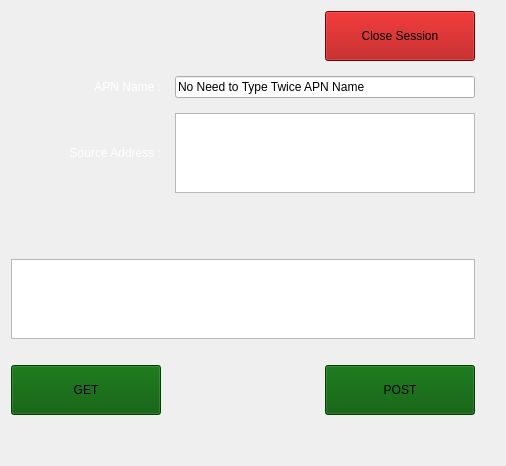
          <widget class="QWidget" name="scrollAreaWidgetContents_3">
           <property name="geometry">
            <rect>
             <x>0</x>
             <y>-165</y>
             <width>506</width>
             <height>466</height>
            </rect>
           </property>
           <layout class="QGridLayout" name="gridLayout_12">
            <item row="4" column="2">
             <spacer name="verticalSpacer_22">
              <property name="orientation">
               <enum>Qt::Vertical</enum>
              </property>
              <property name="sizeType">
               <enum>QSizePolicy::Fixed</enum>
              </property>
              <property name="sizeHint" stdset="0">
               <size>
                <width>20</width>
                <height>60</height>
               </size>
              </property>
             </spacer>
            </item>
            <item row="7" column="1">
             <spacer name="horizontalSpacer_25">
              <property name="orientation">
               <enum>Qt::Horizontal</enum>
              </property>
              <property name="sizeHint" stdset="0">
               <size>
                <width>40</width>
                <height>20</height>
               </size>
              </property>
             </spacer>
            </item>
            <item row="7" column="0">
             <widget class="QPushButton" name="pushButton_3">
              <property name="sizePolicy">
               <sizepolicy hsizetype="Fixed" vsizetype="Fixed">
                <horstretch>0</horstretch>
                <verstretch>0</verstretch>
               </sizepolicy>
              </property>
              <property name="minimumSize">
               <size>
                <width>150</width>
                <height>50</height>
               </size>
              </property>
              <property name="styleSheet">
               <string notr="true">background-color: rgb(0, 85, 0);</string>
              </property>
              <property name="text">
               <string>GET</string>
              </property>
              <property name="icon">
               <iconset resource="background.qrc">
                <normaloff>:/icon/Icons/inbox-icon-46120.png</normaloff>:/icon/Icons/inbox-icon-46120.png</iconset>
              </property>
              <property name="iconSize">
               <size>
                <width>32</width>
                <height>32</height>
               </size>
              </property>
             </widget>
            </item>
            <item row="8" column="0">
             <spacer name="verticalSpacer_20">
              <property name="orientation">
               <enum>Qt::Vertical</enum>
              </property>
              <property name="sizeType">
               <enum>QSizePolicy::Fixed</enum>
              </property>
              <property name="sizeHint" stdset="0">
               <size>
                <width>20</width>
                <height>40</height>
               </size>
              </property>
             </spacer>
            </item>
            <item row="7" column="2" alignment="Qt::AlignRight">
             <widget class="QPushButton" name="pushButton_5">
              <property name="sizePolicy">
               <sizepolicy hsizetype="Fixed" vsizetype="Fixed">
                <horstretch>0</horstretch>
                <verstretch>0</verstretch>
               </sizepolicy>
              </property>
              <property name="minimumSize">
               <size>
                <width>150</width>
                <height>50</height>
               </size>
              </property>
              <property name="styleSheet">
               <string notr="true">background-color: rgb(0, 85, 0);</string>
              </property>
              <property name="text">
               <string>POST</string>
              </property>
              <property name="icon">
               <iconset resource="background.qrc">
                <normaloff>:/icon/Icons/upload.png</normaloff>:/icon/Icons/upload.png</iconset>
              </property>
              <property name="iconSize">
               <size>
                <width>32</width>
                <height>32</height>
               </size>
              </property>
             </widget>
            </item>
            <item row="2" column="0">
             <widget class="QLabel" name="label_2">
              <property name="styleSheet">
               <string notr="true">background-color: rgba(255, 255, 255, 0);
border-color: rgba(255, 255, 255, 0);</string>
              </property>
              <property name="text">
               <string>&lt;html&gt;&lt;head/&gt;&lt;body&gt;&lt;p align=&quot;right&quot;&gt;&lt;span style=&quot; color:#ffffff;&quot;&gt;APN Name :&lt;/span&gt;&lt;/p&gt;&lt;/body&gt;&lt;/html&gt;</string>
              </property>
             </widget>
            </item>
            <item row="6" column="0">
             <spacer name="verticalSpacer_21">
              <property name="orientation">
               <enum>Qt::Vertical</enum>
              </property>
              <property name="sizeType">
               <enum>QSizePolicy::Fixed</enum>
              </property>
              <property name="sizeHint" stdset="0">
               <size>
                <width>20</width>
                <height>20</height>
               </size>
              </property>
             </spacer>
            </item>
            <item row="2" column="2">
             <widget class="QLineEdit" name="lineEdit_16">
              <property name="sizePolicy">
               <sizepolicy hsizetype="Minimum" vsizetype="Fixed">
                <horstretch>0</horstretch>
                <verstretch>0</verstretch>
               </sizepolicy>
              </property>
              <property name="minimumSize">
               <size>
                <width>300</width>
                <height>0</height>
               </size>
              </property>
              <property name="text">
               <string>No Need to Type Twice APN Name </string>
              </property>
             </widget>
            </item>
            <item row="2" column="3">
             <spacer name="horizontalSpacer_26">
              <property name="orientation">
               <enum>Qt::Horizontal</enum>
              </property>
              <property name="sizeType">
               <enum>QSizePolicy::Fixed</enum>
              </property>
              <property name="sizeHint" stdset="0">
               <size>
                <width>20</width>
                <height>40</height>
               </size>
              </property>
             </spacer>
            </item>
            <item row="3" column="0">
             <widget class="QLabel" name="label_14">
              <property name="styleSheet">
               <string notr="true">background-color: rgba(255, 255, 255, 0);
border-color: rgba(255, 255, 255, 0);</string>
              </property>
              <property name="text">
               <string>&lt;html&gt;&lt;head/&gt;&lt;body&gt;&lt;p align=&quot;right&quot;&gt;&lt;span style=&quot; color:#ffffff;&quot;&gt;Source Address :&lt;/span&gt;&lt;/p&gt;&lt;/body&gt;&lt;/html&gt;</string>
              </property>
             </widget>
            </item>
            <item row="5" column="0" colspan="3">
             <widget class="QPlainTextEdit" name="plainTextEdit_3"/>
            </item>
            <item row="0" column="2" alignment="Qt::AlignRight">
             <widget class="QPushButton" name="pushButton_26">
              <property name="sizePolicy">
               <sizepolicy hsizetype="Minimum" vsizetype="Fixed">
                <horstretch>0</horstretch>
                <verstretch>0</verstretch>
               </sizepolicy>
              </property>
              <property name="minimumSize">
               <size>
                <width>150</width>
                <height>50</height>
               </size>
              </property>
              <property name="styleSheet">
               <string notr="true">background-color: rgb(170, 0, 0);</string>
              </property>
              <property name="text">
               <string>Close Session</string>
              </property>
              <property name="icon">
               <iconset resource="background.qrc">
                <normaloff>:/icon/Icons/Graphicloads-100-Flat-2-Outside.ico</normaloff>:/icon/Icons/Graphicloads-100-Flat-2-Outside.ico</iconset>
              </property>
              <property name="iconSize">
               <size>
                <width>32</width>
                <height>32</height>
               </size>
              </property>
             </widget>
            </item>
            <item row="3" column="2">
             <widget class="QPlainTextEdit" name="plainTextEdit_2">
              <property name="sizePolicy">
               <sizepolicy hsizetype="Minimum" vsizetype="Fixed">
                <horstretch>0</horstretch>
                <verstretch>0</verstretch>
               </sizepolicy>
              </property>
              <property name="minimumSize">
               <size>
                <width>300</width>
                <height>50</height>
               </size>
              </property>
             </widget>
            </item>
           </layout>
          </widget>
